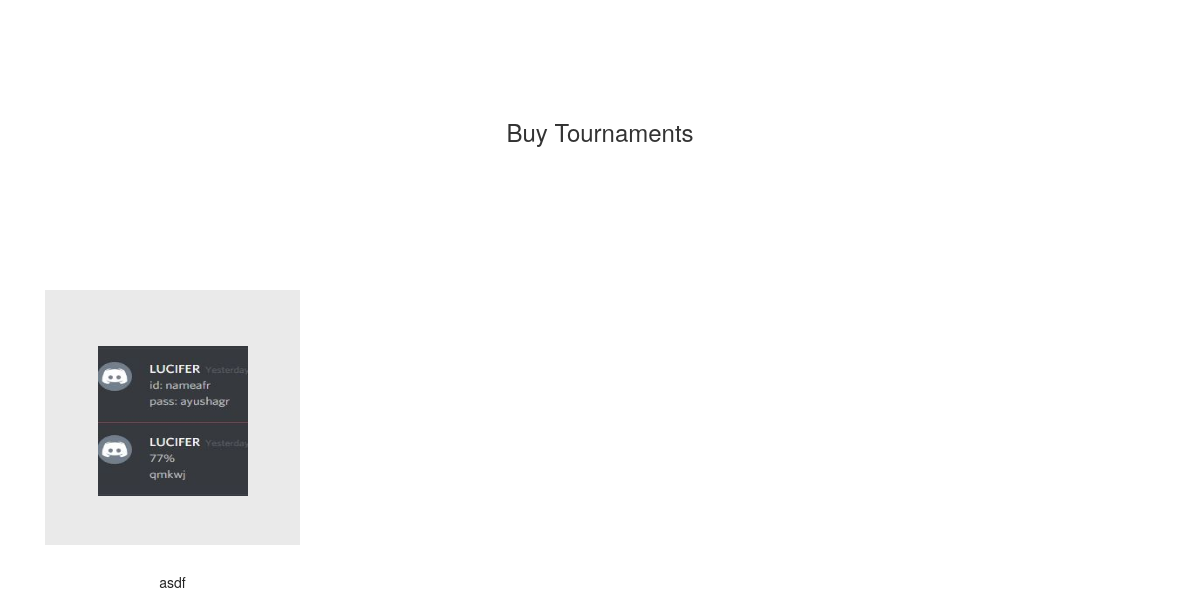
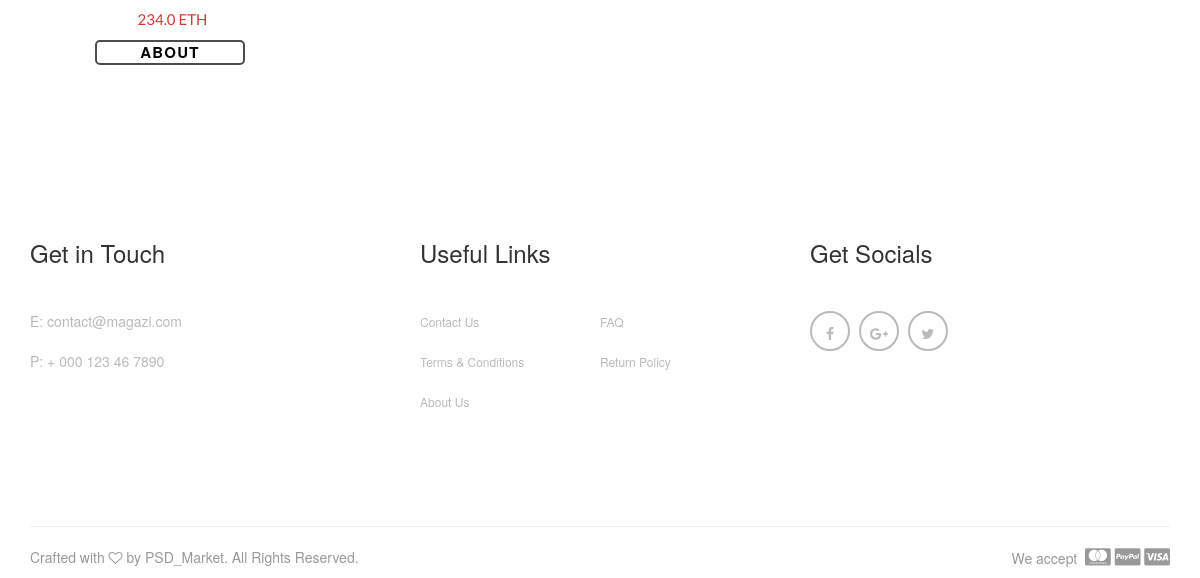
The app's page / (lower part), older data (2 pictures, top to bottom).
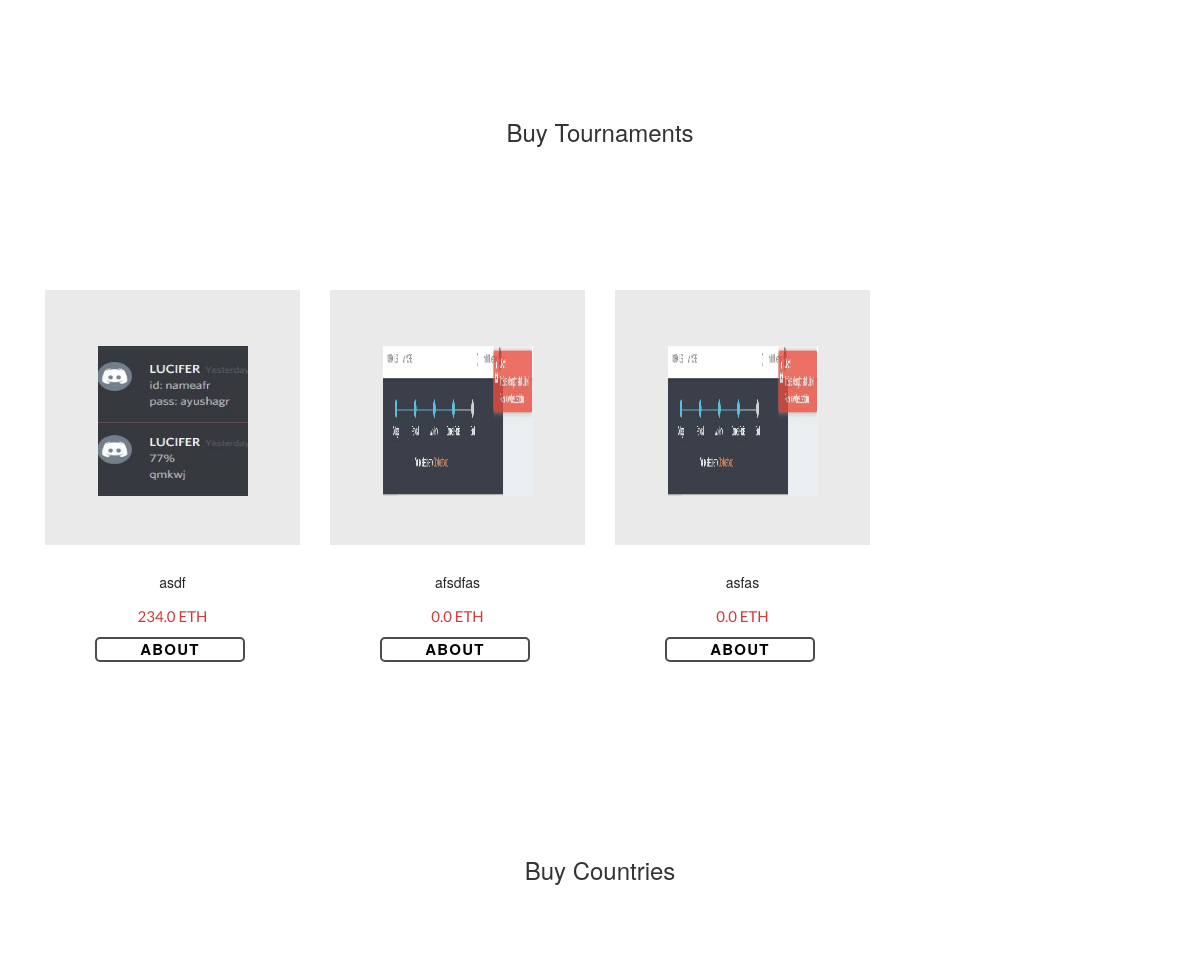
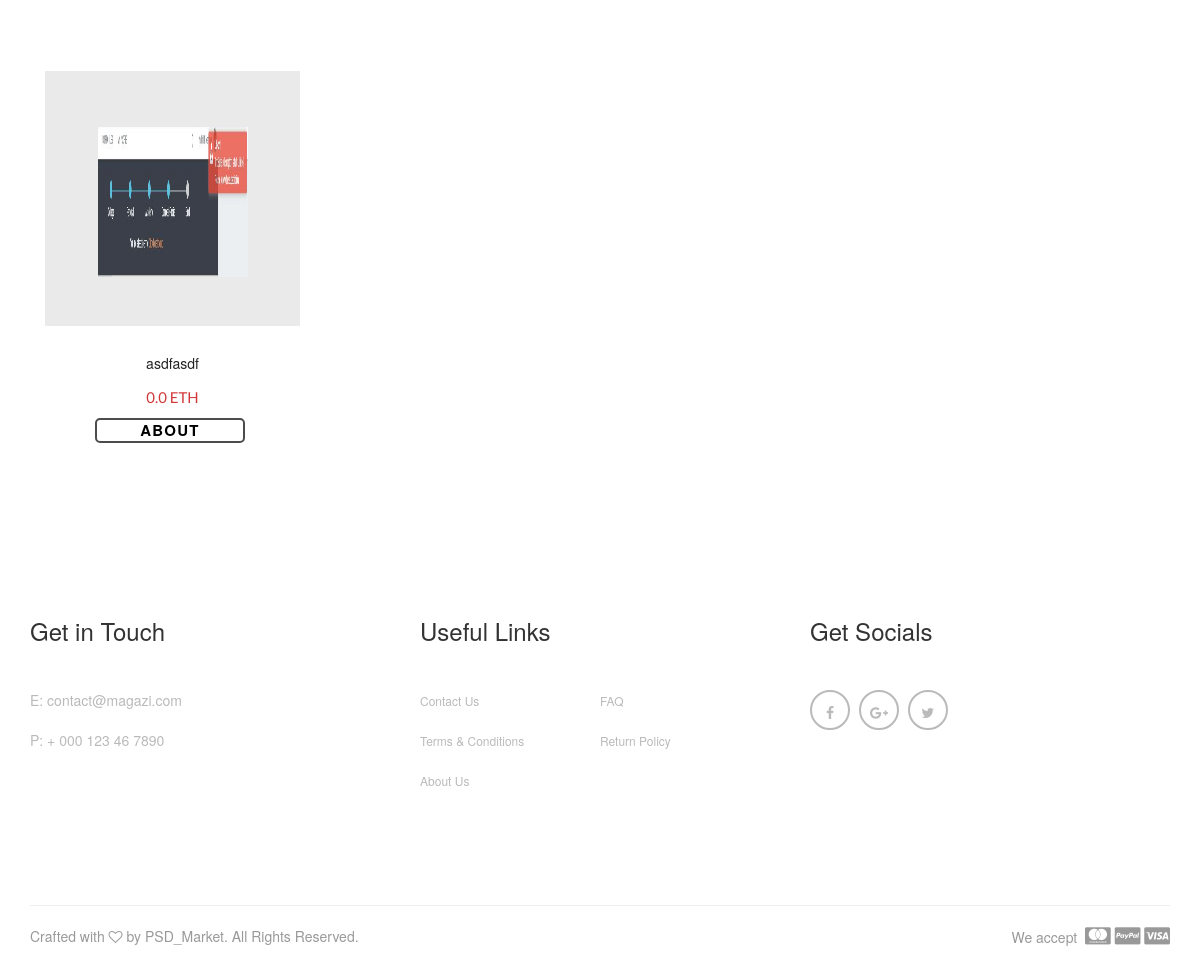
The same page, newer data (2 pictures, top to bottom).
### website/models.py (models this page shows, shortened)
class Card(models.Model):
    CARD_TYPES = (
        ("Player", 'Player'),
        ("Owner", 'Owner'),
        ("Tournament", 'Tournament'),
        ("Board", 'Board'),
        ("Country", 'Country'),
        ("ICC", 'ICC'),
    )
    card_type = models.CharField(
        max_length=11,
        choices=CARD_TYPES,
        default="Player"
    )
    name = models.CharField(max_length=100, null=False)
    description = models.TextField(max_length=3000)
    transactions = 0
    owner = models.CharField(max_length=50, default="Unassigned")
    last_bid = models.FloatField(default=0)
    eth_id = models.IntegerField(null=True, blank=True)
    image = models.ImageField(null=True, blank=True)
    icc_ranking = models.IntegerField(blank=True, null=True)
    country = models.CharField(max_length=100, null=True, blank=True)
    ipl_team = models.CharField(max_length=100, null=True, blank=True)

### website/views.py (the view)
# urls.py: path('', views.home, name='home'),
def home(request):
    all_players = Card.objects.all().filter(card_type=text_s[0])
    all_owners = Card.objects.all().filter(card_type=text_s[1])
    all_tournaments = Card.objects.all().filter(card_type=text_s[2])
    all_boards = Card.objects.all().filter(card_type=text_s[3])
    all_countries = Card.objects.all().filter(card_type=text_s[4])
    all_iccs = Card.objects.all().filter(card_type=text_s[5])
    context = {
        "players": all_players[:5],
        "owners": all_owners[:5],
        "tournaments": all_tournaments[:5],
        "boards": all_boards[:5],
        "countries": all_countries[:5],
        "iccs": all_iccs[:5],
        "categories": text_p[:5],
    }
    return render(request, 'website/index.html', context)

### website/context_processors.py (called while the page is built)
def marketplace_items_context(request):
    return {
        'marketplace_items': marketplace_item_list,
        'multiplier': multiplier,
    }

### website/templates/website/index.html (shortened to what the changed rows need)
{% extends 'website/base.html' %}
{% load staticfiles %}
{% load custom_tags %}
{% block content %}
    <main>
        {% if tournaments %}
            <div class="section-slick-slider padding-bottom-50">
                <div class="container">
                    <div class="magazi-carousel">
                        {% for item in tournaments %}
                            <div class="col-md-3 col-sm-6 col-xs-12 magazi-product text-center">
                                <div class="magazi-product-inner">
                                    {% if item.image %}
                                        <div class="magazi-product-thumb">
                                            <img width="150" height="150" src="{{ item.image.url }}" alt="product-3" />
                                            <a href="#" class="magazi-overlay"></a>
                                        </div>
                                    {% endif %}
                                    <div class="magazi-product-detail">
                                        <h1>
                                            <a href="#">{{ item.name }}</a>
                                        </h1>
                                        <p>
                                            <span>{{ item.last_bid }}&nbsp;ETH</span>
                                        </p>
                                        <div class="buy">
                                            <a style="list-style-type: none; color: black;" href="{% url "tournament" item_id=item.id %}"><span>About</span></a>
                                        </div>
                                    </div>
                                </div>
                            </div>
                        {% endfor %}
                    </div>
                </div>
            </div>
        {% endif %}
        {% if countries %}
            <div class="magazi-section-title text-center margin-top-100 margin-bottom-100">
                <div class="container">
                    <div class="row">
                        <div class="col-xs-12">
                            <h3>Buy Countries</h3>
                        </div>
                    </div>
                </div>
            </div>
            <div class="section-slick-slider padding-bottom-50">
                <div class="container">
                    <div class="magazi-carousel">
                        {% for item in countries %}
                            <div class="col-md-3 col-sm-6 col-xs-12 magazi-product text-center">
                                <div class="magazi-product-inner">
                                    {% if item.image %}
                                        <div class="magazi-product-thumb">
                                            <img width="150" height="150" src="{{ item.image.url }}" alt="product-3" />
                                            <a href="#" class="magazi-overlay"></a>
                                        </div>
                                    {% endif %}
                                    <div class="magazi-product-detail">
                                        <h1>
                                            <a href="#">{{ item.name }}</a>
                                        </h1>
                                        <p>
                                            <span>{{ item.last_bid }}&nbsp;ETH</span>
                                        </p>
                                        <div class="buy">
                                            <a style="list-style-type: none; color: black;" href="{% url "country" item_id=item.id %}"><span>About</span></a>
                                        </div>
                                    </div>
                                </div>
                            </div>
                        {% endfor %}
                    </div>
                </div>
            </div>
        {% endif %}
    </main>
{% endblock %}

Row changes from the older to the newer data that the page shows:
added Card: image (picture), name "afsdfas", last_bid "0.0", shown under "Buy Tournaments"
added Card: image (picture), name "asfas", last_bid "0.0", shown under "Buy Tournaments"
added Card: image (picture), name "asdfasdf", last_bid "0.0", shown under "Buy Countries"
Text that changed along with them:
text now shown: "Buy Countries"
